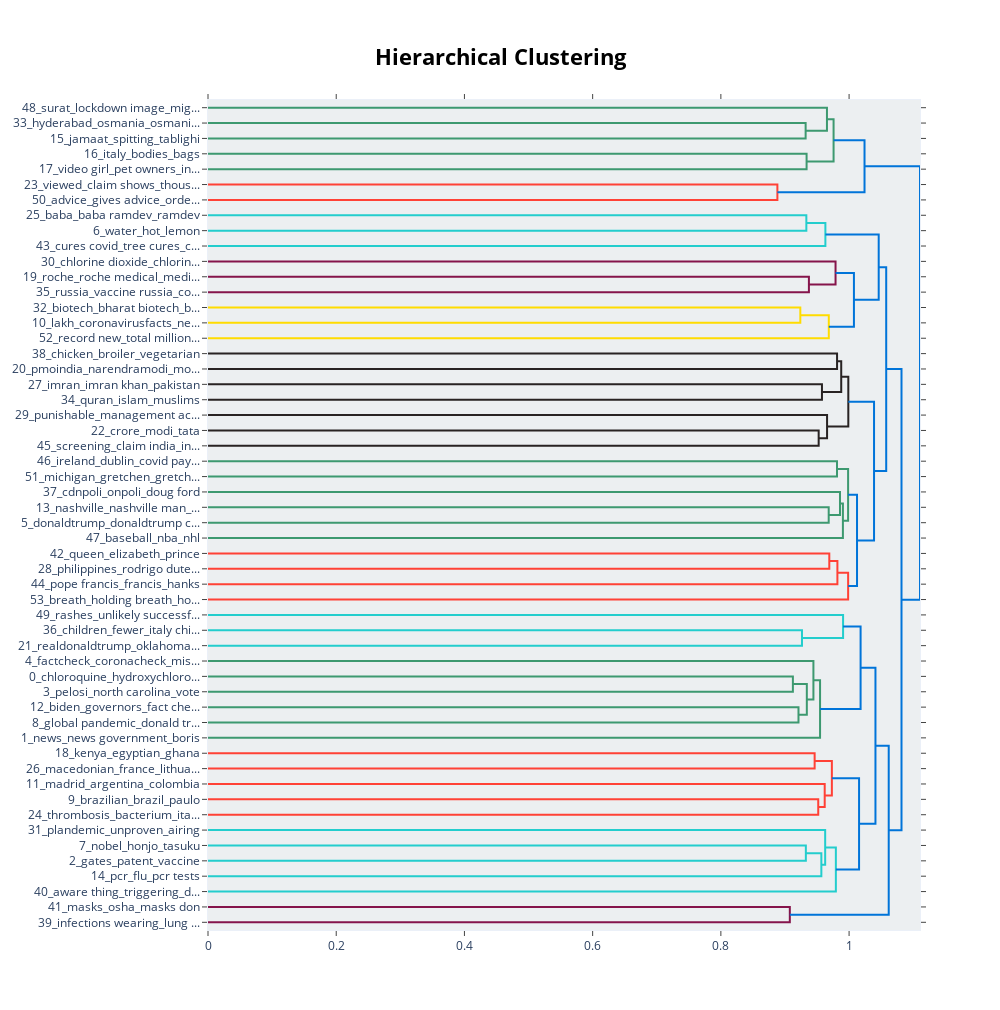

Here is the notebook cell this chart was saved with:
### Markdown cell above
### <div style="border: 3px solid #FFFFF; padding: 10px; border-radius: 5px; background-color: #4a44c2;">3. Hierarchical Clustering</div>

### Code cell
topic_model_fake.visualize_hierarchy()

### Figure 1 — Plotly figure (JSON) as saved in the notebook; plotly's stock layout.template omitted (floating-point values rounded to 4 significant figures)
{"data": [{"hoverinfo": "text", "marker": {"color": "rgb(61,153,112)"}, "mode": "lines", "type": "scatter", "x": [0, 0.9322, 0.9322, 0], "xaxis": "x", "y": [-15, -15, -25, -25], "yaxis": "y"}, {"hoverinfo": "text", "marker": {"color": "rgb(61,153,112)"}, "mode": "lines", "type": "scatter", "x": [0, 0.9655, 0.9655, 0.9322], "xaxis": "x", "y": [-5, -5, -20, -20], "yaxis": "y"}, {"hoverinfo": "text", "marker": {"color": "rgb(61,153,112)"}, "mode": "lines", "type": "scatter", "x": [0, 0.9337, 0.9337, 0], "xaxis": "x", "y": [-35, -35, -45, -45], "yaxis": "y"}, {"hoverinfo": "text", "marker": {"color": "rgb(61,153,112)"}, "mode": "lines", "type": "scatter", "x": [0.9655, 0.9758, 0.9758, 0.9337], "xaxis": "x", "y": [-12.5, -12.5, -40, -40], "yaxis": "y"}, {"hoverinfo": "text", "marker": {"color": "rgb(255,65,54)"}, "mode": "lines", "type": "scatter", "x": [0, 0.8882, 0.8882, 0], "xaxis": "x", "y": [-55, -55, -65, -65], "yaxis": "y"}, {"hoverinfo": "text", "marker": {"color": "rgb(0,116,217)"}, "mode": "lines", "type": "scatter", "x": [0.9758, 1.024, 1.024, 0.8882], "xaxis": "x", "y": [-26.25, -26.25, -60, -60], "yaxis": "y"}, {"hoverinfo": "text", "marker": {"color": "rgb(35,205,205)"}, "mode": "lines", "type": "scatter", "x": [0, 0.9333, 0.9333, 0], "xaxis": "x", "y": [-75, -75, -85, -85], "yaxis": "y"}, {"hoverinfo": "text", "marker": {"color": "rgb(35,205,205)"}, "mode": "lines", "type": "scatter", "x": [0.9333, 0.963, 0.963, 0], "xaxis": "x", "y": [-80, -80, -95, -95], "yaxis": "y"}, {"hoverinfo": "text", "marker": {"color": "rgb(133,20,75)"}, "mode": "lines", "type": "scatter", "x": [0, 0.9373, 0.9373, 0], "xaxis": "x", "y": [-115, -115, -125, -125], "yaxis": "y"}, {"hoverinfo": "text", "marker": {"color": "rgb(133,20,75)"}, "mode": "lines", "type": "scatter", "x": [0, 0.9789, 0.9789, 0.9373], "xaxis": "x", "y": [-105, -105, -120, -120], "yaxis": "y"}, {"hoverinfo": "text", "marker": {"color": "rgb(255,220,0)"}, "mode": "lines", "type": "scatter", "x": [0, 0.9239, 0.9239, 0], "xaxis": "x", "y": [-135, -135, -145, -145], "yaxis": "y"}, {"hoverinfo": "text", "marker": {"color": "rgb(255,220,0)"}, "mode": "lines", "type": "scatter", "x": [0.9239, 0.9683, 0.9683, 0], "xaxis": "x", "y": [-140, -140, -155, -155], "yaxis": "y"}, {"hoverinfo": "text", "marker": {"color": "rgb(0,116,217)"}, "mode": "lines", "type": "scatter", "x": [0.9789, 1.008, 1.008, 0.9683], "xaxis": "x", "y": [-112.5, -112.5, -147.5, -147.5], "yaxis": "y"}, {"hoverinfo": "text", "marker": {"color": "rgb(0,116,217)"}, "mode": "lines", "type": "scatter", "x": [0.963, 1.046, 1.046, 1.008], "xaxis": "x", "y": [-87.5, -87.5, -130, -130], "yaxis": "y"}, {"hoverinfo": "text", "marker": {"color": "rgb(40,35,35)"}, "mode": "lines", "type": "scatter", "x": [0, 0.9812, 0.9812, 0], "xaxis": "x", "y": [-165, -165, -175, -175], "yaxis": "y"}, {"hoverinfo": "text", "marker": {"color": "rgb(40,35,35)"}, "mode": "lines", "type": "scatter", "x": [0, 0.9577, 0.9577, 0], "xaxis": "x", "y": [-185, -185, -195, -195], "yaxis": "y"}, {"hoverinfo": "text", "marker": {"color": "rgb(40,35,35)"}, "mode": "lines", "type": "scatter", "x": [0.9812, 0.9877, 0.9877, 0.9577], "xaxis": "x", "y": [-170, -170, -190, -190], "yaxis": "y"}, {"hoverinfo": "text", "marker": {"color": "rgb(40,35,35)"}, "mode": "lines", "type": "scatter", "x": [0, 0.9526, 0.9526, 0], "xaxis": "x", "y": [-215, -215, -225, -225], "yaxis": "y"}, {"hoverinfo": "text", "marker": {"color": "rgb(40,35,35)"}, "mode": "lines", "type": "scatter", "x": [0, 0.9657, 0.9657, 0.9526], "xaxis": "x", "y": [-205, -205, -220, -220], "yaxis": "y"}, {"hoverinfo": "text", "marker": {"color": "rgb(40,35,35)"}, "mode": "lines", "type": "scatter", "x": [0.9877, 0.9988, 0.9988, 0.9657], "xaxis": "x", "y": [-180, -180, -212.5, -212.5], "yaxis": "y"}, {"hoverinfo": "text", "marker": {"color": "rgb(61,153,112)"}, "mode": "lines", "type": "scatter", "x": [0, 0.9811, 0.9811, 0], "xaxis": "x", "y": [-235, -235, -245, -245], "yaxis": "y"}, {"hoverinfo": "text", "marker": {"color": "rgb(61,153,112)"}, "mode": "lines", "type": "scatter", "x": [0, 0.9682, 0.9682, 0], "xaxis": "x", "y": [-265, -265, -275, -275], "yaxis": "y"}, {"hoverinfo": "text", "marker": {"color": "rgb(61,153,112)"}, "mode": "lines", "type": "scatter", "x": [0, 0.9858, 0.9858, 0.9682], "xaxis": "x", "y": [-255, -255, -270, -270], "yaxis": "y"}, {"hoverinfo": "text", "marker": {"color": "rgb(61,153,112)"}, "mode": "lines", "type": "scatter", "x": [0.9858, 0.9904, 0.9904, 0], "xaxis": "x", "y": [-262.5, -262.5, -285, -285], "yaxis": "y"}, {"hoverinfo": "text", "marker": {"color": "rgb(61,153,112)"}, "mode": "lines", "type": "scatter", "x": [0.9811, 0.9985, 0.9985, 0.9904], "xaxis": "x", "y": [-240, -240, -273.8, -273.8], "yaxis": "y"}, {"hoverinfo": "text", "marker": {"color": "rgb(255,65,54)"}, "mode": "lines", "type": "scatter", "x": [0, 0.9691, 0.9691, 0], "xaxis": "x", "y": [-295, -295, -305, -305], "yaxis": "y"}, {"hoverinfo": "text", "marker": {"color": "rgb(255,65,54)"}, "mode": "lines", "type": "scatter", "x": [0.9691, 0.9818, 0.9818, 0], "xaxis": "x", "y": [-300, -300, -315, -315], "yaxis": "y"}, {"hoverinfo": "text", "marker": {"color": "rgb(255,65,54)"}, "mode": "lines", "type": "scatter", "x": [0.9818, 0.9985, 0.9985, 0], "xaxis": "x", "y": [-307.5, -307.5, -325, -325], "yaxis": "y"}, {"hoverinfo": "text", "marker": {"color": "rgb(0,116,217)"}, "mode": "lines", "type": "scatter", "x": [0.9985, 1.012, 1.012, 0.9985], "xaxis": "x", "y": [-256.9, -256.9, -316.2, -316.2], "yaxis": "y"}, {"hoverinfo": "text", "marker": {"color": "rgb(0,116,217)"}, "mode": "lines", "type": "scatter", "x": [0.9988, 1.039, 1.039, 1.012], "xaxis": "x", "y": [-196.2, -196.2, -286.6, -286.6], "yaxis": "y"}, {"hoverinfo": "text", "marker": {"color": "rgb(0,116,217)"}, "mode": "lines", "type": "scatter", "x": [1.046, 1.058, 1.058, 1.039], "xaxis": "x", "y": [-108.8, -108.8, -241.4, -241.4], "yaxis": "y"}, {"hoverinfo": "text", "marker": {"color": "rgb(35,205,205)"}, "mode": "lines", "type": "scatter", "x": [0, 0.9265, 0.9265, 0], "xaxis": "x", "y": [-345, -345, -355, -355], "yaxis": "y"}, {"hoverinfo": "text", "marker": {"color": "rgb(35,205,205)"}, "mode": "lines", "type": "scatter", "x": [0, 0.9906, 0.9906, 0.9265], "xaxis": "x", "y": [-335, -335, -350, -350], "yaxis": "y"}, {"hoverinfo": "text", "marker": {"color": "rgb(61,153,112)"}, "mode": "lines", "type": "scatter", "x": [0, 0.9123, 0.9123, 0], "xaxis": "x", "y": [-375, -375, -385, -385], "yaxis": "y"}, {"hoverinfo": "text", "marker": {"color": "rgb(61,153,112)"}, "mode": "lines", "type": "scatter", "x": [0, 0.9211, 0.9211, 0], "xaxis": "x", "y": [-395, -395, -405, -405], "yaxis": "y"}, {"hoverinfo": "text", "marker": {"color": "rgb(61,153,112)"}, "mode": "lines", "type": "scatter", "x": [0.9123, 0.9341, 0.9341, 0.9211], "xaxis": "x", "y": [-380, -380, -400, -400], "yaxis": "y"}, {"hoverinfo": "text", "marker": {"color": "rgb(61,153,112)"}, "mode": "lines", "type": "scatter", "x": [0, 0.9444, 0.9444, 0.9341], "xaxis": "x", "y": [-365, -365, -390, -390], "yaxis": "y"}, {"hoverinfo": "text", "marker": {"color": "rgb(61,153,112)"}, "mode": "lines", "type": "scatter", "x": [0.9444, 0.9547, 0.9547, 0], "xaxis": "x", "y": [-377.5, -377.5, -415, -415], "yaxis": "y"}, {"hoverinfo": "text", "marker": {"color": "rgb(0,116,217)"}, "mode": "lines", "type": "scatter", "x": [0.9906, 1.018, 1.018, 0.9547], "xaxis": "x", "y": [-342.5, -342.5, -396.2, -396.2], "yaxis": "y"}, {"hoverinfo": "text", "marker": {"color": "rgb(255,65,54)"}, "mode": "lines", "type": "scatter", "x": [0, 0.9463, 0.9463, 0], "xaxis": "x", "y": [-425, -425, -435, -435], "yaxis": "y"}, {"hoverinfo": "text", "marker": {"color": "rgb(255,65,54)"}, "mode": "lines", "type": "scatter", "x": [0, 0.9519, 0.9519, 0], "xaxis": "x", "y": [-455, -455, -465, -465], "yaxis": "y"}, {"hoverinfo": "text", "marker": {"color": "rgb(255,65,54)"}, "mode": "lines", "type": "scatter", "x": [0, 0.962, 0.962, 0.9519], "xaxis": "x", "y": [-445, -445, -460, -460], "yaxis": "y"}, {"hoverinfo": "text", "marker": {"color": "rgb(255,65,54)"}, "mode": "lines", "type": "scatter", "x": [0.9463, 0.9732, 0.9732, 0.962], "xaxis": "x", "y": [-430, -430, -452.5, -452.5], "yaxis": "y"}, {"hoverinfo": "text", "marker": {"color": "rgb(35,205,205)"}, "mode": "lines", "type": "scatter", "x": [0, 0.9326, 0.9326, 0], "xaxis": "x", "y": [-485, -485, -495, -495], "yaxis": "y"}, {"hoverinfo": "text", "marker": {"color": "rgb(35,205,205)"}, "mode": "lines", "type": "scatter", "x": [0.9326, 0.9567, 0.9567, 0], "xaxis": "x", "y": [-490, -490, -505, -505], "yaxis": "y"}, {"hoverinfo": "text", "marker": {"color": "rgb(35,205,205)"}, "mode": "lines", "type": "scatter", "x": [0, 0.9627, 0.9627, 0.9567], "xaxis": "x", "y": [-475, -475, -497.5, -497.5], "yaxis": "y"}, {"hoverinfo": "text", "marker": {"color": "rgb(35,205,205)"}, "mode": "lines", "type": "scatter", "x": [0.9627, 0.9794, 0.9794, 0], "xaxis": "x", "y": [-486.2, -486.2, -515, -515], "yaxis": "y"}, {"hoverinfo": "text", "marker": {"color": "rgb(0,116,217)"}, "mode": "lines", "type": "scatter", "x": [0.9732, 1.016, 1.016, 0.9794], "xaxis": "x", "y": [-441.2, -441.2, -500.6, -500.6], "yaxis": "y"}, {"hoverinfo": "text", "marker": {"color": "rgb(0,116,217)"}, "mode": "lines", "type": "scatter", "x": [1.018, 1.041, 1.041, 1.016], "xaxis": "x", "y": [-369.4, -369.4, -470.9, -470.9], "yaxis": "y"}, {"hoverinfo": "text", "marker": {"color": "rgb(133,20,75)"}, "mode": "lines", "type": "scatter", "x": [0, 0.9076, 0.9076, 0], "xaxis": "x", "y": [-525, -525, -535, -535], "yaxis": "y"}, {"hoverinfo": "text", "marker": {"color": "rgb(0,116,217)"}, "mode": "lines", "type": "scatter", "x": [1.041, 1.062, 1.062, 0.9076], "xaxis": "x", "y": [-420.2, -420.2, -530, -530], "yaxis": "y"}, {"hoverinfo": "text", "marker": {"color": "rgb(0,116,217)"}, "mode": "lines", "type": "scatter", "x": [1.058, 1.082, 1.082, 1.062], "xaxis": "x", "y": [-175.1, -175.1, -475.1, -475.1], "yaxis": "y"}, {"hoverinfo": "text", "marker": {"color": "rgb(0,116,217)"}, "mode": "lines", "type": "scatter", "x": [1.024, 1.111, 1.111, 1.082], "xaxis": "x", "y": [-43.12, -43.12, -325.1, -325.1], "yaxis": "y"}], "layout": {"autosize": false, "height": 1010, "hoverlabel": {"bgcolor": "white", "font": {"family": "Rockwell", "size": 16}}, "hovermode": "closest", "plot_bgcolor": "#ECEFF1", "showlegend": false, "title": {"font": {"color": "Black", "size": 22}, "text": "<b>Hierarchical Clustering</b>", "x": 0.5, "xanchor": "center", "yanchor": "top"}, "width": 1000, "xaxis": {"mirror": "allticks", "rangemode": "tozero", "showgrid": false, "showline": true, "showticklabels": true, "ticks": "outside", "type": "linear", "zeroline": false}, "yaxis": {"mirror": "allticks", "range": [-540, 0], "rangemode": "tozero", "showgrid": false, "showline": true, "showticklabels": true, "tickmode": "array", "ticks": "outside", "ticktext": ["48_surat_lockdown image_mig...", "33_hyderabad_osmania_osmani...", "15_jamaat_spitting_tablighi", "16_italy_bodies_bags", "17_video girl_pet owners_in...", "23_viewed_claim shows_thous...", "50_advice_gives advice_orde...", "25_baba_baba ramdev_ramdev", "6_water_hot_lemon", "43_cures covid_tree cures_c...", "30_chlorine dioxide_chlorin...", "19_roche_roche medical_medi...", "35_russia_vaccine russia_co...", "32_biotech_bharat biotech_b...", "10_lakh_coronavirusfacts_ne...", "52_record new_total million...", "38_chicken_broiler_vegetarian", "20_pmoindia_narendramodi_mo...", "27_imran_imran khan_pakistan", "34_quran_islam_muslims", "29_punishable_management ac...", "22_crore_modi_tata", "45_screening_claim india_in...", "46_ireland_dublin_covid pay...", "51_michigan_gretchen_gretch...", "37_cdnpoli_onpoli_doug ford", "13_nashville_nashville man_...", "5_donaldtrump_donaldtrump c...", "47_baseball_nba_nhl", "42_queen_elizabeth_prince", "28_philippines_rodrigo dute...", "44_pope francis_francis_hanks", "53_breath_holding breath_ho...", "49_rashes_unlikely successf...", "36_children_fewer_italy chi...", "21_realdonaldtrump_oklahoma...", "4_factcheck_coronacheck_mis...", "0_chloroquine_hydroxychloro...", "3_pelosi_north carolina_vote", "12_biden_governors_fact che...", "8_global pandemic_donald tr...", "1_news_news government_boris", "18_kenya_egyptian_ghana", "26_macedonian_france_lithua...", "11_madrid_argentina_colombia", "9_brazilian_brazil_paulo", "24_thrombosis_bacterium_ita...", "31_plandemic_unproven_airing", "7_nobel_honjo_tasuku", "2_gates_patent_vaccine", "14_pcr_flu_pcr tests", "40_aware thing_triggering_d...", "41_masks_osha_masks don", "39_infections wearing_lung ..."], "tickvals": [-5, -15, -25, -35, -45, -55, -65, -75, -85, -95, -105, -115, -125, -135, -145, -155, -165, -175, -185, -195, -205, -215, -225, -235, -245, -255, -265, -275, -285, -295, -305, -315, -325, -335, -345, -355, -365, -375, -385, -395, -405, -415, -425, -435, -445, -455, -465, -475, -485, -495, -505, -515, -525, -535], "type": "linear", "zeroline": false}}}
